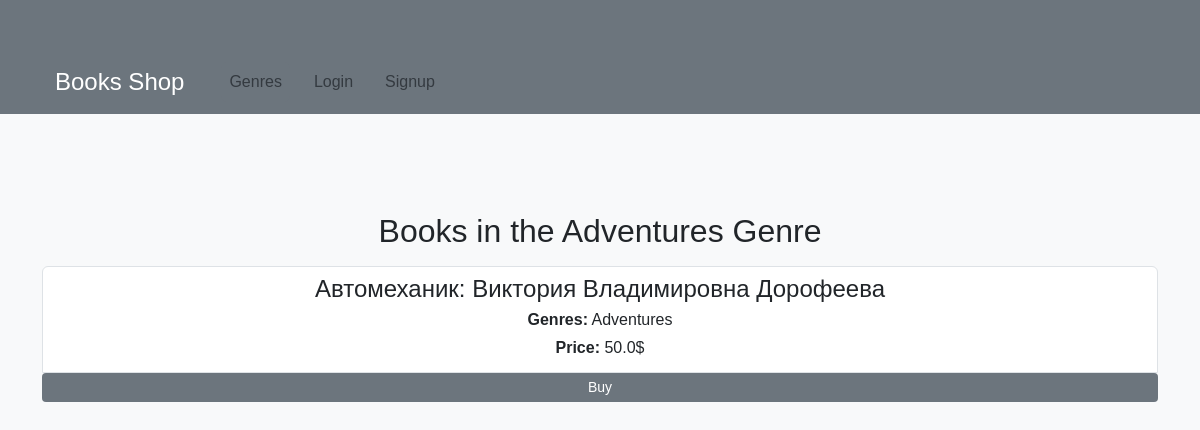
Page /category/7/ on the committed database.
### products/models.py (models this page shows, shortened)
class Categories(models.Model):
    name = models.CharField(max_length=255)
    def __str__(self):
        return self.name
    class Meta:
        verbose_name_plural = "Genres"
        verbose_name = "Genre"
        ordering = ['name']

class Products(models.Model):
    user = models.ForeignKey(User, on_delete=models.CASCADE)
    name = models.CharField(max_length=255)
    author = models.CharField(max_length=255, blank=True, null=True)
    description = models.TextField()
    price = models.FloatField()
    categories = models.ForeignKey(Categories, on_delete=models.CASCADE, related_name='books')
    stock = models.IntegerField()
    data_created = models.DateTimeField(auto_now_add=True)
    class Meta:
        verbose_name_plural = "Books"
        verbose_name = "Book"

### products/views.py (the view)
# urls.py: path('category/<int:category_id>/', products_by_category, name='products_by_category'),
def products_by_category(request, category_id):
    products = Products.objects.filter(categories=category_id)
    category = Categories.objects.get(pk=category_id)
    context = {'products': products, 'category': category}
    return render(request, 'products/products_by_category.html', context)

### products/templates/products/products_by_category.html (shortened to what this page needs)
{% extends 'products/base.html' %}
{% block content %}
    <div class="container mt-5">
        {% if products %}
            <h2>Books in the {{ category.name }} Genre</h2>
            <div class="list-group mt-3">
                {% for product in products %}
                    <a href="{% url 'products_detail' product.pk %}" class="list-group-item list-group-item-action">
                        <h4 class="mb-1">{{ product.name }}: {{ product.author }}</h4>
                        <p class="mb-1"><strong>Genres:</strong> {{ product.categories }}</p>
                        <p class="mb-1"><strong>Price:</strong> {{ product.price }}$</p>
                        <a href="{% url 'add_to_basket' product.pk %}" class="btn btn-sm btn-primary">Buy</a>
                    </a>
                {% endfor %}
            </div><br><br><br>
        {% else %}
            <h2 class="mt-4">Sorry, there are no books in this genre yet</h2>
        {% endif %}
    </div><br><br><br>
{% endblock %}

### products/templates/products/base.html (style rules this page uses)
body { background-color: #f8f9fa; font-family: 'Poppins', sans-serif; }
.container { margin-top: 50px; text-align: center; }
.btn-primary { background-color: #6c757d; border: none; transition: background-color 0.3s; }

### rows in the picture
Categories: name "Adventures"
Products: name "Автомеханик", author "Виктория Владимировна Дорофеева", categories "Adventures", price "50.0"
